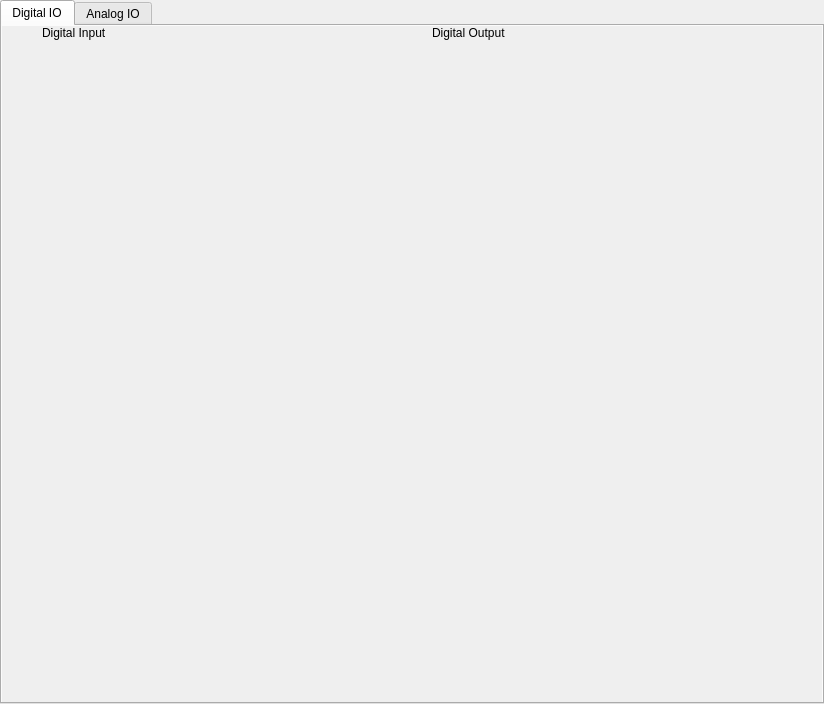
<?xml version="1.0" encoding="UTF-8"?>
<ui version="4.0">
 <class>IOFrame</class>
 <widget class="QFrame" name="IOFrame">
  <property name="geometry">
   <rect>
    <x>0</x>
    <y>0</y>
    <width>824</width>
    <height>704</height>
   </rect>
  </property>
  <property name="windowTitle">
   <string>Frame</string>
  </property>
  <layout class="QGridLayout" name="gridLayout">
   <property name="leftMargin">
    <number>0</number>
   </property>
   <property name="topMargin">
    <number>0</number>
   </property>
   <property name="rightMargin">
    <number>0</number>
   </property>
   <property name="bottomMargin">
    <number>0</number>
   </property>
   <property name="spacing">
    <number>0</number>
   </property>
   <item row="0" column="0">
    <widget class="QTabWidget" name="tabIOFrame">
     <widget class="QWidget" name="tabDigitalIO">
      <attribute name="title">
       <string>Digital IO</string>
      </attribute>
      <layout class="QGridLayout" name="glDigitalIO">
       <property name="leftMargin">
        <number>0</number>
       </property>
       <property name="topMargin">
        <number>0</number>
       </property>
       <property name="rightMargin">
        <number>0</number>
       </property>
       <property name="bottomMargin">
        <number>0</number>
       </property>
       <property name="spacing">
        <number>0</number>
       </property>
       <item row="0" column="0">
        <widget class="QScrollArea" name="saDigitalIO">
         <property name="frameShape">
          <enum>QFrame::NoFrame</enum>
         </property>
         <property name="frameShadow">
          <enum>QFrame::Plain</enum>
         </property>
         <property name="widgetResizable">
          <bool>true</bool>
         </property>
         <widget class="QWidget" name="saDigitalIOContents">
          <property name="geometry">
           <rect>
            <x>0</x>
            <y>0</y>
            <width>820</width>
            <height>677</height>
           </rect>
          </property>
          <layout class="QGridLayout" name="glDigitalIOContents">
           <property name="sizeConstraint">
            <enum>QLayout::SetMinimumSize</enum>
           </property>
           <property name="leftMargin">
            <number>40</number>
           </property>
           <property name="topMargin">
            <number>0</number>
           </property>
           <property name="rightMargin">
            <number>40</number>
           </property>
           <property name="bottomMargin">
            <number>0</number>
           </property>
           <property name="horizontalSpacing">
            <number>40</number>
           </property>
           <property name="verticalSpacing">
            <number>0</number>
           </property>
           <item row="1" column="0" colspan="2">
            <spacer name="vsDigitalIO">
             <property name="orientation">
              <enum>Qt::Vertical</enum>
             </property>
             <property name="sizeHint" stdset="0">
              <size>
               <width>20</width>
               <height>661</height>
              </size>
             </property>
            </spacer>
           </item>
           <item row="0" column="0">
            <widget class="QLabel" name="lDigitalInput">
             <property name="text">
              <string>Digital Input</string>
             </property>
             <property name="type" stdset="0">
              <string>subheader</string>
             </property>
            </widget>
           </item>
           <item row="0" column="1">
            <widget class="QLabel" name="lDigitalOutput">
             <property name="text">
              <string>Digital Output</string>
             </property>
             <property name="type" stdset="0">
              <string>subheader</string>
             </property>
            </widget>
           </item>
          </layout>
         </widget>
        </widget>
       </item>
      </layout>
     </widget>
     <widget class="QWidget" name="tabAnalogIO">
      <attribute name="title">
       <string>Analog IO</string>
      </attribute>
      <layout class="QGridLayout" name="glAnalogIO">
       <property name="leftMargin">
        <number>0</number>
       </property>
       <property name="topMargin">
        <number>0</number>
       </property>
       <property name="rightMargin">
        <number>0</number>
       </property>
       <property name="bottomMargin">
        <number>0</number>
       </property>
       <property name="spacing">
        <number>0</number>
       </property>
       <item row="0" column="0">
        <widget class="QScrollArea" name="saAnalogIO">
         <property name="frameShape">
          <enum>QFrame::NoFrame</enum>
         </property>
         <property name="frameShadow">
          <enum>QFrame::Plain</enum>
         </property>
         <property name="widgetResizable">
          <bool>true</bool>
         </property>
         <widget class="QWidget" name="saAnalogIOContents">
          <property name="geometry">
           <rect>
            <x>0</x>
            <y>0</y>
            <width>820</width>
            <height>677</height>
           </rect>
          </property>
          <layout class="QGridLayout" name="glAnalogIOContents">
           <property name="sizeConstraint">
            <enum>QLayout::SetMinimumSize</enum>
           </property>
           <property name="leftMargin">
            <number>40</number>
           </property>
           <property name="topMargin">
            <number>0</number>
           </property>
           <property name="rightMargin">
            <number>40</number>
           </property>
           <property name="bottomMargin">
            <number>0</number>
           </property>
           <property name="horizontalSpacing">
            <number>40</number>
           </property>
           <property name="verticalSpacing">
            <number>0</number>
           </property>
           <item row="0" column="0">
            <widget class="QLabel" name="lAnalogInput">
             <property name="text">
              <string>Analog Input</string>
             </property>
             <property name="type" stdset="0">
              <string>subheader</string>
             </property>
            </widget>
           </item>
           <item row="1" column="0">
            <spacer name="vsAnalogInput">
             <property name="orientation">
              <enum>Qt::Vertical</enum>
             </property>
             <property name="sizeHint" stdset="0">
              <size>
               <width>20</width>
               <height>661</height>
              </size>
             </property>
            </spacer>
           </item>
          </layout>
         </widget>
        </widget>
       </item>
      </layout>
     </widget>
    </widget>
   </item>
  </layout>
 </widget>
 <resources/>
 <connections/>
</ui>
